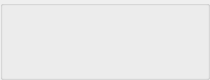
<?xml version="1.0" encoding="UTF-8"?>
<ui version="4.0">
  <class>MediaItemBox</class>
  <widget class="QGroupBox" name="MediaItemBox">
	<property name="geometry">
	  <rect>
		<x>0</x>
		<y>0</y>
		<width>210</width>
		<height>80</height>
	  </rect>
	</property>
	<property name="sizePolicy">
	  <sizepolicy hsizetype="Preferred" vsizetype="Fixed">
		<horstretch>0</horstretch>
		<verstretch>0</verstretch>
	  </sizepolicy>
	</property>
	<property name="minimumSize">
	  <size>
		<width>0</width>
		<height>60</height>
	  </size>
	</property>
	<property name="maximumSize">
	  <size>
		<width>16777215</width>
		<height>100</height>
	  </size>
	</property>
	<property name="windowTitle">
	  <string>GroupBox</string>
	</property>
	<property name="styleSheet">
	  <string notr="true"/>
	</property>
	<layout class="QHBoxLayout" name="horizontalLayout">
	  <property name="spacing">
		<number>0</number>
	  </property>
	  <property name="leftMargin">
		<number>0</number>
	  </property>
	  <property name="topMargin">
		<number>0</number>
	  </property>
	  <property name="rightMargin">
		<number>0</number>
	  </property>
	  <property name="bottomMargin">
		<number>0</number>
	  </property>
	  <item>
		<widget class="QGroupBox" name="mediaTextBox">
		  <property name="sizePolicy">
			<sizepolicy hsizetype="Preferred" vsizetype="Preferred">
			  <horstretch>0</horstretch>
			  <verstretch>0</verstretch>
			</sizepolicy>
		  </property>
		  <property name="minimumSize">
			<size>
			  <width>120</width>
			  <height>0</height>
			</size>
		  </property>
		  <property name="maximumSize">
			<size>
			  <width>16777215</width>
			  <height>50</height>
			</size>
		  </property>
		  <property name="styleSheet">
			<string notr="true">padding: 0px 5px 0px 2px;border:0;</string>
		  </property>
		  <property name="title">
			<string/>
		  </property>
		  <layout class="QVBoxLayout" name="verticalLayout_5">
			<property name="spacing">
			  <number>1</number>
			</property>
			<property name="leftMargin">
			  <number>0</number>
			</property>
			<property name="topMargin">
			  <number>0</number>
			</property>
			<property name="rightMargin">
			  <number>0</number>
			</property>
			<property name="bottomMargin">
			  <number>0</number>
			</property>
			<item>
			  <widget class="QLabel" name="textTitle">
				<property name="maximumSize">
				  <size>
					<width>16777215</width>
					<height>16777215</height>
				  </size>
				</property>
				<property name="font">
				  <font>
					<pointsize>10</pointsize>
				  </font>
				</property>
				<property name="styleSheet">
				  <string notr="true">border:0;</string>
				</property>
				<property name="text">
				  <string/>
				</property>
				<property name="scaledContents">
				  <bool>false</bool>
				</property>
			  </widget>
			</item>
			<item>
			  <widget class="QLabel" name="textArtist">
				<property name="maximumSize">
				  <size>
					<width>16777215</width>
					<height>16777215</height>
				  </size>
				</property>
				<property name="styleSheet">
				  <string notr="true">border:0;</string>
				</property>
				<property name="text">
				  <string/>
				</property>
			  </widget>
			</item>
		  </layout>
		</widget>
	  </item>
	  <item>
		<widget class="QGroupBox" name="controlBox">
		  <property name="sizePolicy">
			<sizepolicy hsizetype="Fixed" vsizetype="Preferred">
			  <horstretch>0</horstretch>
			  <verstretch>0</verstretch>
			</sizepolicy>
		  </property>
		  <property name="minimumSize">
			<size>
			  <width>82</width>
			  <height>30</height>
			</size>
		  </property>
		  <property name="maximumSize">
			<size>
			  <width>82</width>
			  <height>40</height>
			</size>
		  </property>
		  <property name="layoutDirection">
			<enum>Qt::LeftToRight</enum>
		  </property>
		  <property name="autoFillBackground">
			<bool>false</bool>
		  </property>
		  <property name="styleSheet">
			<string notr="true">padding:0;border:0;</string>
		  </property>
		  <property name="title">
			<string/>
		  </property>
		  <layout class="QHBoxLayout" name="horizontalLayout_2">
			<property name="spacing">
			  <number>2</number>
			</property>
			<property name="leftMargin">
			  <number>0</number>
			</property>
			<property name="topMargin">
			  <number>0</number>
			</property>
			<property name="rightMargin">
			  <number>0</number>
			</property>
			<property name="bottomMargin">
			  <number>0</number>
			</property>
			<item>
			  <widget class="QPushButton" name="play">
				<property name="sizePolicy">
				  <sizepolicy hsizetype="Fixed" vsizetype="Fixed">
					<horstretch>0</horstretch>
					<verstretch>0</verstretch>
				  </sizepolicy>
				</property>
				<property name="minimumSize">
				  <size>
					<width>0</width>
					<height>0</height>
				  </size>
				</property>
				<property name="maximumSize">
				  <size>
					<width>34</width>
					<height>34</height>
				  </size>
				</property>
				<property name="cursor">
				  <cursorShape>ArrowCursor</cursorShape>
				</property>
				<property name="styleSheet">
				  <string notr="true">margin:0;</string>
				</property>
				<property name="text">
				  <string/>
				</property>
				<property name="icon">
				  <iconset resource="res.qrc">
					<normaloff>:/images/circle-play.svg</normaloff>:/images/circle-play.svg
				  </iconset>
				</property>
				<property name="iconSize">
				  <size>
					<width>23</width>
					<height>23</height>
				  </size>
				</property>
			  </widget>
			</item>
			<item>
			  <widget class="QPushButton" name="info">
				<property name="sizePolicy">
				  <sizepolicy hsizetype="Preferred" vsizetype="Fixed">
					<horstretch>0</horstretch>
					<verstretch>0</verstretch>
				  </sizepolicy>
				</property>
				<property name="minimumSize">
				  <size>
					<width>0</width>
					<height>0</height>
				  </size>
				</property>
				<property name="maximumSize">
				  <size>
					<width>34</width>
					<height>34</height>
				  </size>
				</property>
				<property name="cursor">
				  <cursorShape>ArrowCursor</cursorShape>
				</property>
				<property name="text">
				  <string/>
				</property>
				<property name="icon">
				  <iconset resource="res.qrc">
					<normaloff>:/images/media-info.svg</normaloff>:/images/media-info.svg
				  </iconset>
				</property>
				<property name="iconSize">
				  <size>
					<width>21</width>
					<height>21</height>
				  </size>
				</property>
			  </widget>
			</item>
			<item>
			  <widget class="QPushButton" name="del">
				<property name="sizePolicy">
				  <sizepolicy hsizetype="Fixed" vsizetype="Fixed">
					<horstretch>0</horstretch>
					<verstretch>0</verstretch>
				  </sizepolicy>
				</property>
				<property name="minimumSize">
				  <size>
					<width>0</width>
					<height>0</height>
				  </size>
				</property>
				<property name="maximumSize">
				  <size>
					<width>26</width>
					<height>26</height>
				  </size>
				</property>
				<property name="cursor">
				  <cursorShape>ArrowCursor</cursorShape>
				</property>
				<property name="text">
				  <string/>
				</property>
				<property name="icon">
				  <iconset resource="res.qrc">
					<normaloff>:/images/media-delete.svg</normaloff>:/images/media-delete.svg
				  </iconset>
				</property>
				<property name="iconSize">
				  <size>
					<width>21</width>
					<height>21</height>
				  </size>
				</property>
			  </widget>
			</item>
		  </layout>
		</widget>
	  </item>
	</layout>
  </widget>
  <resources>
	<include location="res.qrc"/>
  </resources>
  <connections/>
</ui>
